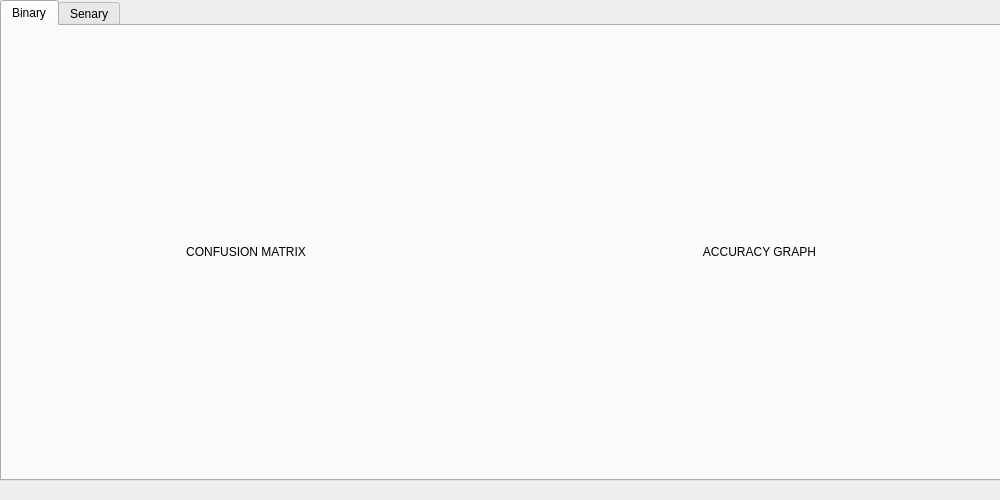
<?xml version="1.0" encoding="UTF-8"?>
<ui version="4.0">
 <class>XGBoostWindow</class>
 <widget class="QMainWindow" name="XGBoostWindow">
  <property name="geometry">
   <rect>
    <x>0</x>
    <y>0</y>
    <width>1000</width>
    <height>500</height>
   </rect>
  </property>
  <property name="autoFillBackground">
   <bool>true</bool>
  </property>
  <property name="windowTitle">
   <string>XGBoost</string>
  </property>
  <widget class="QWidget" name="dockWidgetContents">
   <widget class="QTabWidget" name="tabWidget">
    <property name="geometry">
     <rect>
      <x>0</x>
      <y>0</y>
      <width>1001</width>
      <height>481</height>
     </rect>
    </property>
    <property name="currentIndex">
     <number>0</number>
    </property>
    <widget class="QWidget" name="tab">
     <attribute name="title">
      <string>Binary</string>
     </attribute>
     <widget class="QWidget" name="horizontalLayoutWidget">
      <property name="geometry">
       <rect>
        <x>10</x>
        <y>10</y>
        <width>981</width>
        <height>431</height>
       </rect>
      </property>
      <layout class="QHBoxLayout" name="horizontalLayout">
       <item>
        <widget class="QLabel" name="label_2">
         <property name="text">
          <string>CONFUSION MATRIX</string>
         </property>
         <property name="alignment">
          <set>Qt::AlignmentFlag::AlignCenter</set>
         </property>
        </widget>
       </item>
       <item>
        <spacer name="horizontalSpacer">
         <property name="orientation">
          <enum>Qt::Orientation::Horizontal</enum>
         </property>
         <property name="sizeType">
          <enum>QSizePolicy::Policy::Fixed</enum>
         </property>
         <property name="sizeHint" stdset="0">
          <size>
           <width>40</width>
           <height>20</height>
          </size>
         </property>
        </spacer>
       </item>
       <item>
        <widget class="QLabel" name="label">
         <property name="text">
          <string>ACCURACY GRAPH</string>
         </property>
         <property name="alignment">
          <set>Qt::AlignmentFlag::AlignCenter</set>
         </property>
        </widget>
       </item>
      </layout>
     </widget>
    </widget>
    <widget class="QWidget" name="tab_2">
     <attribute name="title">
      <string>Senary</string>
     </attribute>
     <widget class="QWidget" name="horizontalLayoutWidget_2">
      <property name="geometry">
       <rect>
        <x>10</x>
        <y>10</y>
        <width>981</width>
        <height>431</height>
       </rect>
      </property>
      <layout class="QHBoxLayout" name="horizontalLayout_2">
       <item>
        <widget class="QLabel" name="label_3">
         <property name="text">
          <string>CONFUSION MATRIX</string>
         </property>
         <property name="alignment">
          <set>Qt::AlignmentFlag::AlignCenter</set>
         </property>
        </widget>
       </item>
       <item>
        <spacer name="horizontalSpacer_2">
         <property name="orientation">
          <enum>Qt::Orientation::Horizontal</enum>
         </property>
         <property name="sizeType">
          <enum>QSizePolicy::Policy::Fixed</enum>
         </property>
         <property name="sizeHint" stdset="0">
          <size>
           <width>40</width>
           <height>20</height>
          </size>
         </property>
        </spacer>
       </item>
       <item>
        <widget class="QLabel" name="label_4">
         <property name="text">
          <string>ACCURACY GRAPH</string>
         </property>
         <property name="alignment">
          <set>Qt::AlignmentFlag::AlignCenter</set>
         </property>
        </widget>
       </item>
      </layout>
     </widget>
    </widget>
   </widget>
  </widget>
 </widget>
 <resources/>
 <connections/>
</ui>
